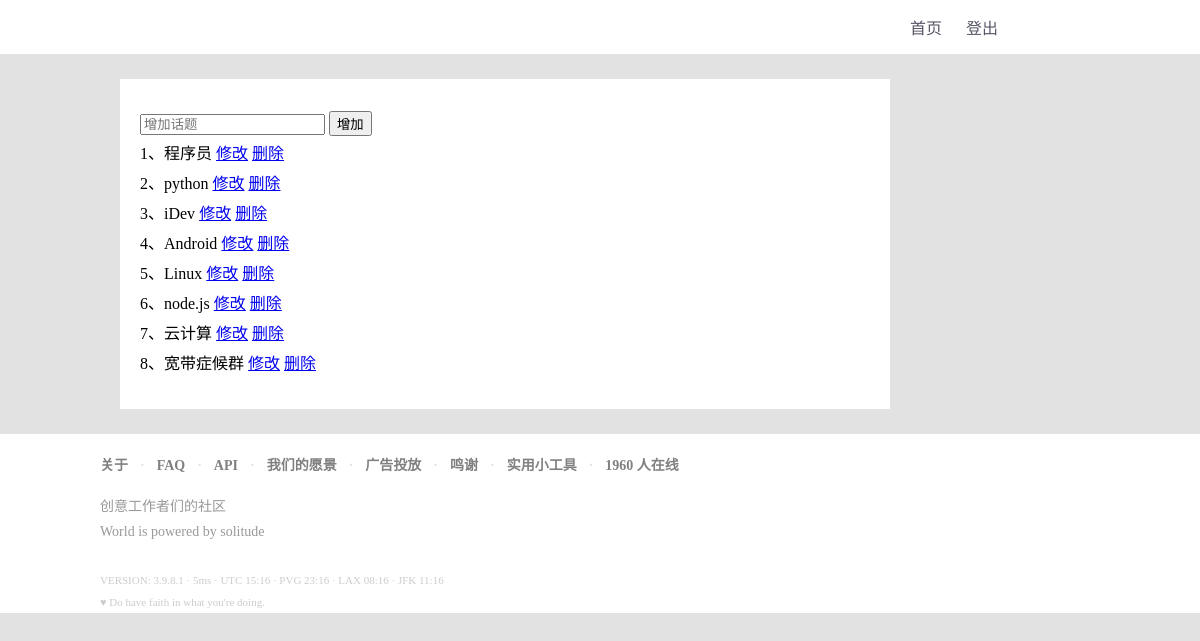
The app's page /node/topic/1 with its own data.
### models/models.py (models this page shows, shortened)
class Topic(db.Model, ModelMixin):
    __tablename__ = 'topics'
    id = db.Column(db.Integer, primary_key=True)
    name = db.Column(db.String())
    node_id = db.Column(db.Integer, db.ForeignKey('nodes.id'))
    comments = db.relationship('Comment', backref='topic', foreign_keys='Comment.topic_id')
    questions = db.relationship('Question', backref='topic', foreign_keys='Question.topic_id')
    created_time = db.Column(db.String())

### routes/forums.py (the view)
@main.route('/node/topic/<int:nid>')
def topic_all(nid):
    topics = Topic.query.filter_by(node_id=nid).all()
    return render_template('topic_all.html', nid=nid, topic=topics)

### templates/topic_all.html (shortened to what this page needs)
{% extends "base.html" %}
{% block content %}
   {{ super() }}
   <div class="topic">
       <form action="/topic/add" method="post">
           <input name="name" placeholder="增加话题">
           <button>增加</button>
       </form>
       {% for t in topic %}
           <div> {{ t.id }}、{{ t.name }} <a href="/topic/edit/{{ t.id }}">修改</a>  <a href="/topic/delete/{{ t.id }}">删除</a></div>
       {% endfor %}
   </div>
{% endblock %}

### templates/base.html (shortened to what this page needs)
<!DOCTYPE html>
<html lang="en">
<head>
</head>
<body>
    <div class="nav">
        {% block content %}
            <div class="nav-top">
                <div>
                    <a href="/{{ n_id }}"><span class="title"></span></a>
                </div>
                <div class="form-input">
                    <form>
                        <input name="content">
                    </form>
                </div>
                {% if user_id == 0 %}
                <div class="div-a">
                    <span><a href="/{{ n_id }}">主页</a></span>
                    <span><a href="/register">注册</a></span>
                    <span><a href="/login">登录</a></span>
                </div>
                {% else %}
                <div class="div-a">
                    <span><a href="/{{ n_id }}">首页</a></span>
                    <span><a href="/login_out">登出</a></span>
                </div>
                {% endif %}
            </div>
        {% endblock %}
    </div>
    <div class="footer">
        {% block footer %}
        <div class="footer-top">
            <span><a href="#">关于</a></span>
            &nbsp; <span class="snow">·</span> &nbsp;
            <span><a href="#">FAQ</a></span>
            &nbsp; <span class="snow">·</span> &nbsp;
            <span><a href="#">API</a></span>
            &nbsp; <span class="snow">·</span> &nbsp;
            <span><a href="#">我们的愿景</a></span>
            &nbsp; <span class="snow">·</span> &nbsp;
            <span><a href="#">广告投放</a></span>
            &nbsp; <span class="snow">·</span> &nbsp;
            <span><a href="#">鸣谢</a></span>
            &nbsp; <span class="snow">·</span> &nbsp;
            <span><a href="#">实用小工具</a></span>
            &nbsp; <span class="snow">·</span> &nbsp;
            <span class="online">1960 人在线</span>
        </div>
        <div class="footer-m">
            <div>创意工作者们的社区</div>
            <div>World is powered by solitude</div>
        </div>
        <div class="footer-e">
            <div>VERSION: 3.9.8.1 · 5ms · UTC 15:16 · PVG 23:16 · LAX 08:16 · JFK 11:16</div>
            <div>♥ Do have faith in what you're doing.</div>
        </div>
        {% endblock %}
    </div>
</body>
</html>

### templates/base.html (style rules this page uses)
body { width: 100%; margin: 0 auto; background: #e2e2e2; }
.nav-top { display: flex; background: white; padding: 10px 0px; padding-left: 120px; }
.title { width: 94px; height: 30px; background-image: url(https://www.v2ex.com/static/img/v2ex@2x.png); background-size: 94px 30px; background-repeat: no-repeat; display: inline-block; }
.form-input { width: 276px; height: 28px; background-size: 276px 28px; background-image: url(https://www.v2ex.com/static/img/qbar_light@2x.png); background-repeat: no-repeat; display: inline-block; margin-left: 20px; margin-top: 2px; }
.form-input input { margin-left: 30px; width: 220px; line-height: 19px; margin-top: 1px; border: none; outline: none; }
.div-a { margin-left: 400px; margin-top: 5px; }
.div-a span { margin-right: 10px; }
.div-a a { text-decoration: none; color: #556; }
.footer { margin-top: 25px; padding-left: 100px; background: white; padding-top: 20px; clear: both; }
.footer-top { padding-bottom: 20px; }
.footer-top a { display: inline-block; color: gray; text-decoration: none; font-weight: bold; font-size: 14px; }
.online { color: gray; font-weight: bold; font-size: 14px; }
.snow { color: #e2e2e2; font-size: 14px; font-weight: bold; }
.footer-m { font-size: 14px; line-height: 25px; color: #999; }
.footer-e { font-size: 11px; color: #ccc; margin-top: 25px; line-height: 22px; }

### templates/topic_all.html (style rules this page uses)
.topic { margin-top: 25px; background: white; margin-left: 120px; padding-left: 20px; padding-top: 30px; padding-bottom: 30px; line-height: 30px; width: 750px; }

### records on screen
Topic: id "1", name "程序员"
Topic: id "2", name "python"
Topic: id "3", name "iDev"
Topic: id "4", name "Android"
Topic: id "5", name "Linux"
Topic: id "6", name "node.js"
Topic: id "7", name "云计算"
Topic: id "8", name "宽带症候群"
